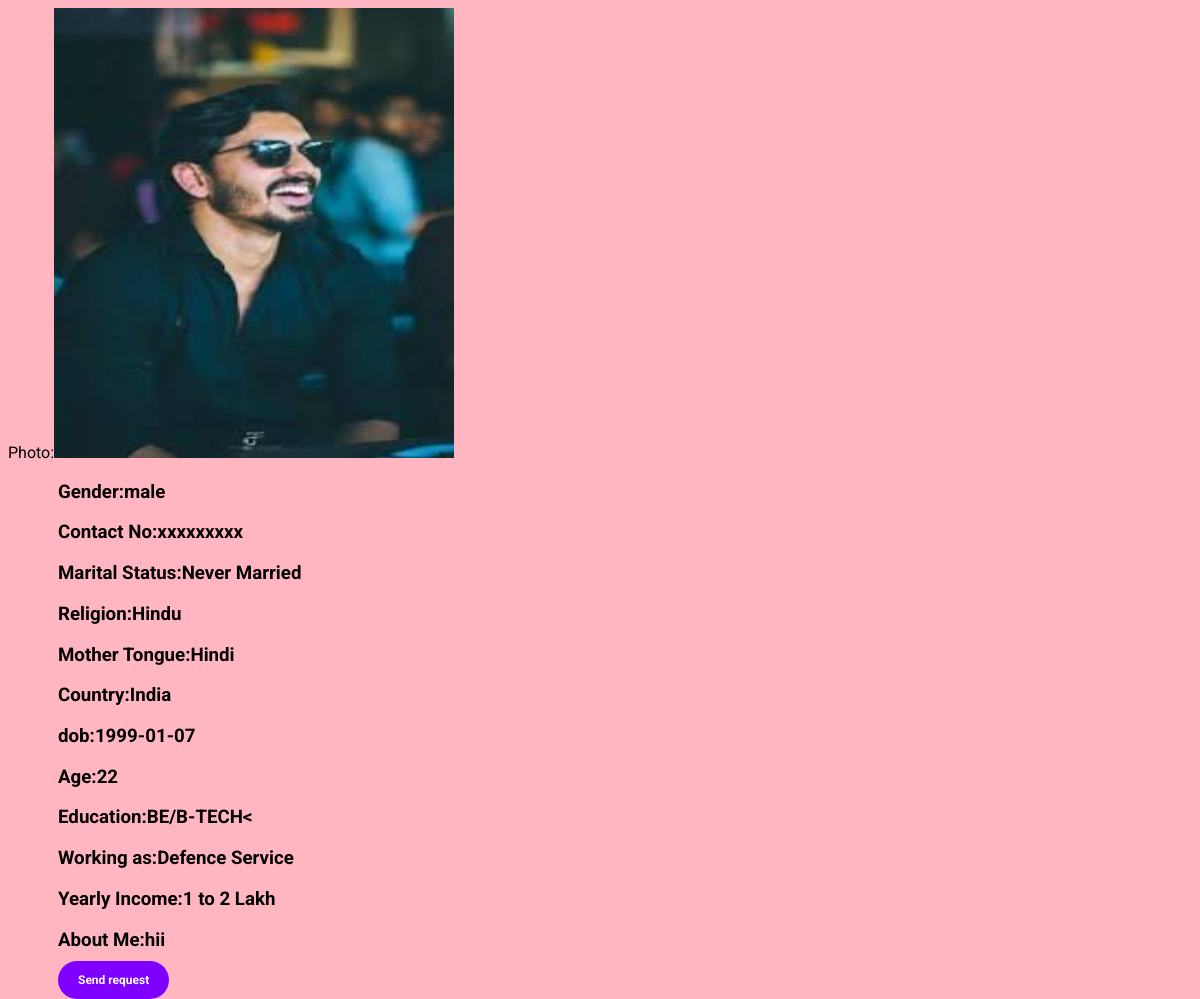
The page /ViewProfile.php?Username=JEET (signed in) on the database its author committed.
### tables this page shows
CREATE TABLE `userinfo` (
  `id` int(255) NOT NULL,
  `SrNo` varchar(255) NOT NULL,
  `Username` varchar(255) NOT NULL,
  `MobileNo` varchar(255) NOT NULL,
  `ProfileFor` varchar(255) NOT NULL,
  `Gender` varchar(255) NOT NULL,
  `Height` varchar(255) NOT NULL,
  `MaritalStatus` varchar(255) NOT NULL,
  `MotherTongue` varchar(255) NOT NULL,
  `Religion` varchar(255) NOT NULL,
  `Country` varchar(255) NOT NULL,
  `dob` varchar(255) NOT NULL,
  `Age` varchar(255) NOT NULL,
  `Education` varchar(255) NOT NULL,
  `workas` varchar(255) NOT NULL,
  `Income` varchar(255) NOT NULL,
  `about` varchar(255) NOT NULL,
  `photo` varchar(255) NOT NULL
);

### ViewProfile.php (the view, shortened to what this page needs)
<?php
if($_GET['Username']){
    $ProfileUsername=$_GET['Username'];
    $mysql="SELECT * FROM userinfo WHERE Username='$ProfileUsername'";
    $result_select=mysqli_query($connect,$mysql);
    $row =mysqli_fetch_assoc($result_select);
    $link=$row['photo'];
    ?>
    <!DOCTYPE html>
        <html lang="en">
        <head>
        </head>
        <body>
            <div class="image"><?php echo "Photo:<img src='$link' alt='Profile Photo' height=450 width=400></img></br>";?></div>
        <h3><?php echo "Gender:<strong>".$row['Gender']."</strong></br>";?></h3>
        <h3 class="First"><?php echo "Contact No:xxxxxxxxx</br>";?></h3>
        <h3><?php echo "Marital Status:<strong>".$row['MaritalStatus']."</strong></br>";?></h3>
        <h3><?php echo "Religion:<strong>".$row['Religion']."</strong></br>";?></h3>
        <h3><?php echo "Mother Tongue:<strong>".$row['MotherTongue']."</strong></br>";?></h3>
        <h3><?php echo "Country:<strong>".$row['Country']."</strong></br>";?></h3>
        <h3><?php echo "dob:<strong>".$row['dob']."</strong></br>";?></h3>
        <h3><?php echo "Age:<strong>".$row['Age']."</strong></br>";?></h3>
        <h3><?php echo "Education:<strong>".$row['Education']."</strong></br>";?></h3>
        <h3><?php echo "Working as:<strong>".$row['workas']."</strong></br>";?></h3>
        <h3><?php echo "Yearly Income:<strong>".$row['Income']."</strong></br>";?></h3>
        <h3><?php echo "About Me:<strong>".$row['about']."</strong></br>";?></h3>
        <a href='request.php?From=<?php echo $row['Username']?> ' class="btn">Send request</a>
        </body>
        </html>
        <?php
}
else{
    ("<script LANGUAGE='JavaScript'>
                        window.alert('oops Something is wrong');
                        window.location.href='ViewProfile.php';
                        </script>");
                        die;
}
?>

### ViewProfile.php (style rules this page uses)
.image { height:vh; width:50vw; }
.btn { padding: 12px 20px; background: #7F00FF; border: none; width: 140px; margin-top: 17px; color: white; border-radius: 30px; font-size: 12px; text-decoration: none; font-weight: bold; transition: all .3s ease-in; margin-left: 50px; }
body { font-family: 'Roboto', sans-serif; background-color:lightpink; }
h3 { margin-left: 50px; }

### rows shown on the page
userinfo: photo (picture), Gender "male", MaritalStatus "Never Married", Religion "Hindu", MotherTongue "Hindi", Country "India", dob "1999-01-07", Age "22", Education "BE/B-TECH<", workas "Defence Service", Income "1 to 2 Lakh", about "hii"
